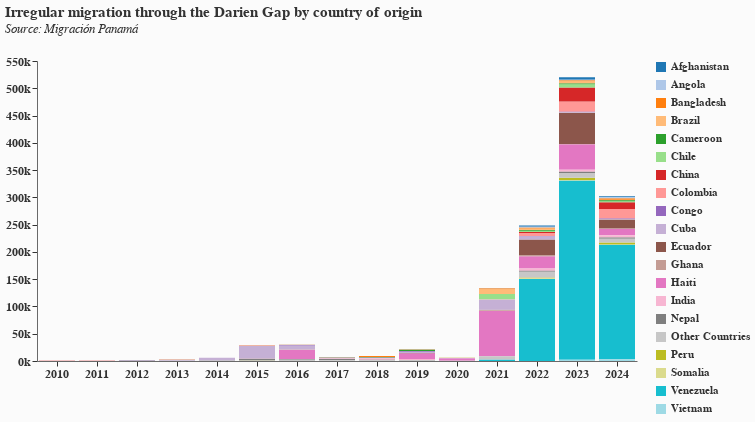

The notebook cell saved with this chart:
### Code cell
# Create hover selection for interaction
hover = alt.selection_point(on='mouseover', empty=True)

# Create the chart with Aceh chart aesthetics
chart = alt.Chart(darien_melt).add_params(
    hover
).mark_bar(
    stroke='transparent',
    strokeWidth=0
).encode(
    x=alt.X('Year:O', 
            title=None,
            axis=alt.Axis(
                labelAngle=0,
                grid=False,
                domainColor="dimgrey",
                labelColor="#333333",
                tickColor="#333333",
                labelFontWeight="bold",
                labelFontSize=12
            )),
    y=alt.Y('sum(Count):Q', 
            title=None,
            axis=alt.Axis(
                format='~s',
                grid=False,
                domainColor="dimgrey",
                labelColor="#333333",
                tickColor="#333333",
                labelFontWeight="bold",
                labelFontSize=12
            )),
    color=alt.Color('Country:N', 
                   title=None,
                   scale=alt.Scale(scheme='category20'),
                   legend=alt.Legend(
                       orient='right',
                       labelColor="#333333",
                       labelFontWeight="bold",
                       labelFontSize=11,
                       titleColor="#333333",
                       titleFontWeight="bold"
                   )),
    opacity=alt.condition(hover, alt.value(1.0), alt.value(0.8)),
    tooltip=[
        alt.Tooltip('Year:O', title='Year'),
        alt.Tooltip('Country:N', title='Country'),
        alt.Tooltip('Count:Q', title='Migrants', format=',.0f')
    ]
).properties(
    title=alt.TitleParams(
        text="Irregular migration through the Darien Gap by country of origin",
        fontSize=15,
        subtitle=["Source: Migración Panamá", ""],
        subtitleFontStyle="italic",
        subtitleFontSize=13,
        anchor="start",
        color="#333333",
        subtitleColor="#333333",
        font="Newcastle Basic Clean, Arial, sans-serif"
    ),
    width=600,
    height=300
).configure(
    background="#fbfbfb",
    view=alt.ViewConfig(stroke="transparent"),
    font="Newcastle Basic Clean, Arial, sans-serif"
)

chart

### Figure 1 — Vega-Lite specification as saved in the notebook (floating-point values rounded to 4 significant figures; data arrays with more than 128 entries replaced by an {"elided": "..."} marker saying what was removed)
{"config": {"view": {"continuousWidth": 300, "continuousHeight": 300, "stroke": "transparent"}, "background": "#fbfbfb", "font": "Newcastle Basic Clean, Arial, sans-serif"}, "data": {"name": "data-7c04806c3a59d3c22134f5f63cd7fba7"}, "mark": {"type": "bar", "stroke": "transparent", "strokeWidth": 0}, "encoding": {"color": {"field": "Country", "legend": {"labelColor": "#333333", "labelFontSize": 11, "labelFontWeight": "bold", "orient": "right", "titleColor": "#333333", "titleFontWeight": "bold"}, "scale": {"scheme": "category20"}, "title": null, "type": "nominal"}, "opacity": {"condition": {"param": "param_8", "value": 1.0, "empty": true}, "value": 0.8}, "tooltip": [{"field": "Year", "title": "Year", "type": "ordinal"}, {"field": "Country", "title": "Country", "type": "nominal"}, {"field": "Count", "format": ",.0f", "title": "Migrants", "type": "quantitative"}], "x": {"axis": {"domainColor": "dimgrey", "grid": false, "labelAngle": 0, "labelColor": "#333333", "labelFontSize": 12, "labelFontWeight": "bold", "tickColor": "#333333"}, "field": "Year", "title": null, "type": "ordinal"}, "y": {"aggregate": "sum", "axis": {"domainColor": "dimgrey", "format": "~s", "grid": false, "labelColor": "#333333", "labelFontSize": 12, "labelFontWeight": "bold", "tickColor": "#333333"}, "field": "Count", "title": null, "type": "quantitative"}}, "height": 300, "params": [{"name": "param_8", "select": {"type": "point", "on": "mouseover"}}], "title": {"text": "Irregular migration through the Darien Gap by country of origin", "anchor": "start", "color": "#333333", "font": "Newcastle Basic Clean, Arial, sans-serif", "fontSize": 15, "subtitle": ["Source: Migración Panamá", ""], "subtitleColor": "#333333", "subtitleFontSize": 13, "subtitleFontStyle": "italic"}, "width": 600, "$schema": "https://vega.github.io/schema/vega-lite/v5.20.1.json", "datasets": {"data-7c04806c3a59d3c22134f5f63cd7fba7": {"elided": "300 records"}}}
